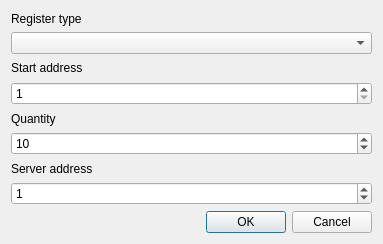
<?xml version="1.0" encoding="UTF-8"?>
<ui version="4.0">
 <class>ModbusRegisterEditor</class>
 <widget class="QDialog" name="ModbusRegisterEditor">
  <property name="geometry">
   <rect>
    <x>0</x>
    <y>0</y>
    <width>383</width>
    <height>244</height>
   </rect>
  </property>
  <property name="windowTitle">
   <string>New Registers</string>
  </property>
  <layout class="QGridLayout" name="gridLayout">
   <item row="5" column="0">
    <widget class="QSpinBox" name="spinBoxQuantity">
     <property name="maximum">
      <number>124</number>
     </property>
     <property name="value">
      <number>10</number>
     </property>
    </widget>
   </item>
   <item row="8" column="0">
    <widget class="QDialogButtonBox" name="buttonBox">
     <property name="orientation">
      <enum>Qt::Orientation::Horizontal</enum>
     </property>
     <property name="standardButtons">
      <set>QDialogButtonBox::StandardButton::Cancel|QDialogButtonBox::StandardButton::Ok</set>
     </property>
    </widget>
   </item>
   <item row="3" column="0">
    <widget class="QSpinBox" name="spinBoxStartAddress">
     <property name="minimum">
      <number>1</number>
     </property>
     <property name="maximum">
      <number>65535</number>
     </property>
    </widget>
   </item>
   <item row="2" column="0">
    <widget class="QLabel" name="label">
     <property name="text">
      <string>Start address</string>
     </property>
    </widget>
   </item>
   <item row="0" column="0">
    <widget class="QLabel" name="label_3">
     <property name="text">
      <string>Register type</string>
     </property>
    </widget>
   </item>
   <item row="4" column="0">
    <widget class="QLabel" name="label_2">
     <property name="text">
      <string>Quantity</string>
     </property>
    </widget>
   </item>
   <item row="7" column="0">
    <widget class="QSpinBox" name="spinBoxServerAddress">
     <property name="maximum">
      <number>255</number>
     </property>
     <property name="value">
      <number>1</number>
     </property>
    </widget>
   </item>
   <item row="6" column="0">
    <widget class="QLabel" name="labelServerAddress">
     <property name="text">
      <string>Server address</string>
     </property>
    </widget>
   </item>
   <item row="1" column="0">
    <widget class="QComboBox" name="comboBoxType"/>
   </item>
  </layout>
 </widget>
 <resources/>
 <connections>
  <connection>
   <sender>buttonBox</sender>
   <signal>accepted()</signal>
   <receiver>ModbusRegisterEditor</receiver>
   <slot>accept()</slot>
   <hints>
    <hint type="sourcelabel">
     <x>248</x>
     <y>254</y>
    </hint>
    <hint type="destinationlabel">
     <x>157</x>
     <y>274</y>
    </hint>
   </hints>
  </connection>
  <connection>
   <sender>buttonBox</sender>
   <signal>rejected()</signal>
   <receiver>ModbusRegisterEditor</receiver>
   <slot>reject()</slot>
   <hints>
    <hint type="sourcelabel">
     <x>316</x>
     <y>260</y>
    </hint>
    <hint type="destinationlabel">
     <x>286</x>
     <y>274</y>
    </hint>
   </hints>
  </connection>
 </connections>
</ui>
